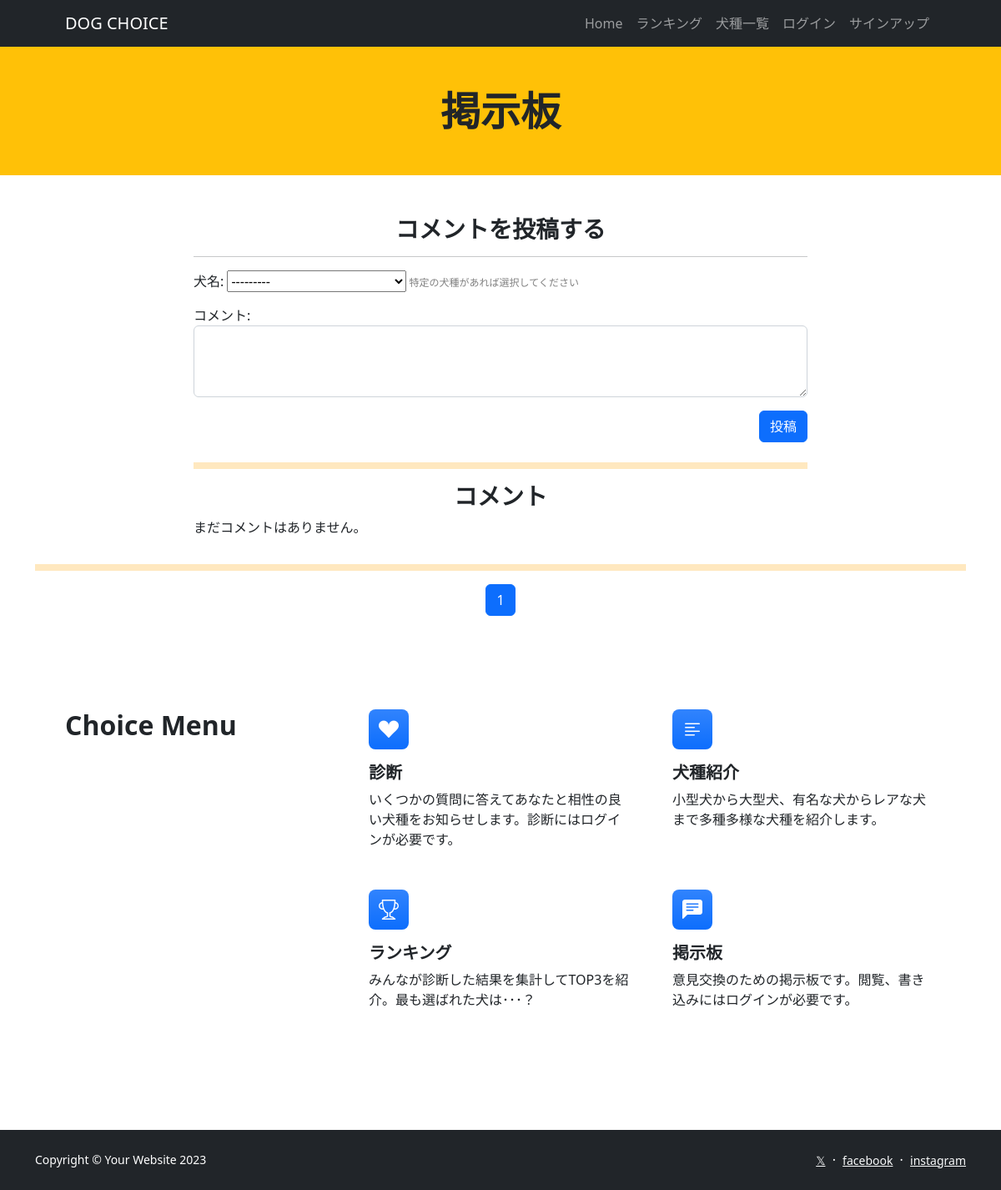
Before: /comment/ with the older database file.
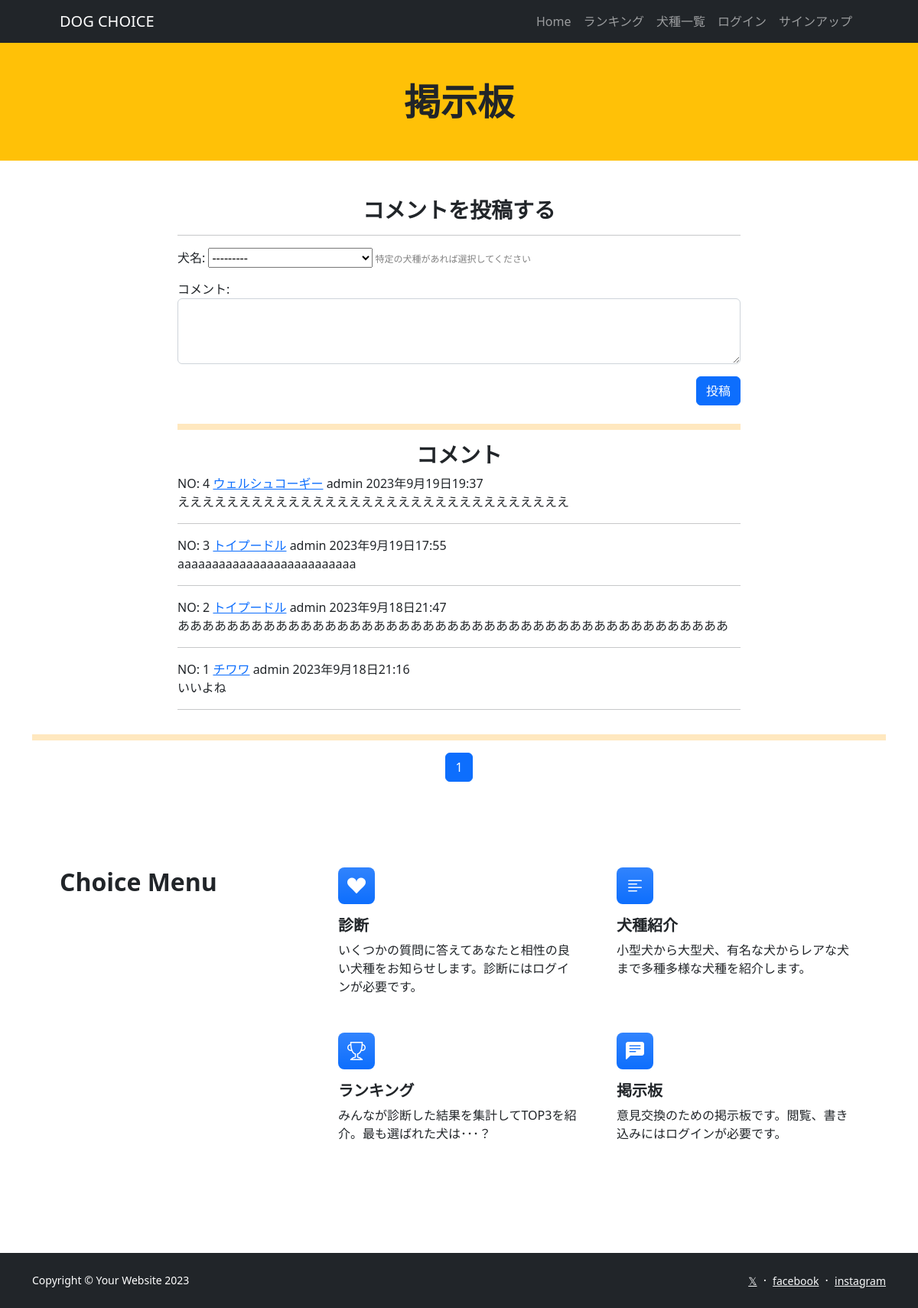
After: the same page with the newer database file.
### dogapp/models.py (models this page shows, shortened)
class Comment(models.Model):
    category = models.ForeignKey(Dogs, on_delete=models.CASCADE, verbose_name='犬名', related_name='comments', null=True, blank=True)
    user = models.ForeignKey(CustomUser, verbose_name='ユーザー', on_delete=models.CASCADE)
    comment_text = models.TextField(verbose_name='コメント')
    post_date = models.DateTimeField(auto_now_add=True)

class Dogs(models.Model):
    dog_name = models.CharField(verbose_name='犬名', max_length=200)
    image = models.ImageField(verbose_name='イメージ', upload_to='photos')
    comment = models.TextField(verbose_name='コメント',)
    def __str__(self):
        return self.dog_name

### accounts/models.py (models this page shows)
class CustomUser(AbstractUser):
    pass

### dogapp/views.py (the view, shortened to what this page needs)
# urls.py: path('comment/', views.CommentListView.as_view(), name='comment'),
class CommentListView(ListView):
    model = Comment
    template_name = 'comment.html'
    context_object_name = 'comments'
    ordering = ['-post_date']
    form_class = CommentForm
    paginate_by = 20
    def get_context_data(self, **kwargs):
        context = super().get_context_data(**kwargs)
        context['form'] = self.form_class()
        return context

### dogapp/forms.py
class CommentForm(ModelForm):
    class Meta:
        model = Comment
        fields = ['category', 'comment_text']
        widgets = {
            'category': forms.Select(attrs={'required': False}),
        }

### dogapp/templates/comment.html (shortened to what this page needs)
{% extends 'base.html' %}
{% load static %}
{% block header %}
<header class="bg-warning py-0">
    <div class="container px-5">
        <div class="row gx-5 align-items-center justify-content-center">
            <div class="col-lg-8 col-xl-7 col-xxl-6 text-center">
                <div class="my-5">
                    <h1 class="display-5 fw-bolder text-dark mb-2">掲示板</h1>
                </div>
            </div>
        </div>
    </div>
</header>
{% endblock %}
{% block contents %}
<div class="container mt-5">
    <div class="row justify-content-center">
        <div class="col-lg-8">
            <h3 class="display-7 fw-bolder text-dark mb-2 text-center">コメントを投稿する</h3>
            <hr>
            <form method="post" class="mb-4">
                <div class="mb-3">
                    {{ form.category.label_tag }}
                    {{ form.category }}<span class="small-text"> 特定の犬種があれば選択してください</span>
                </div>
                <div class="mb-3">
                    {{ form.comment_text.label_tag }}
                    <textarea name="comment_text" rows="3" class="form-control"></textarea>
                </div>
                <div class="mb-3">
                    <div class="d-flex justify-content-end">
                        <button type="submit" class="btn btn-primary">投稿</button>
                    </div>
                </div>
            </form>
            <hr style="border: 4px solid orange;">
            <h3 class="display-7 fw-bolder text-dark mb-2 text-center">コメント</h3>
            <div class="comment-list">
                {% for comment in comments %}
                <div class="comment-box">
                    <div class="comment-header">
                        <span class="comment-id">NO: {{ comment.id }}</span>
                        {% if comment.category %}
                        <a href="{% url 'dogapp:dog_detail' comment.category_id %}">{{ comment.category }}</a>
                        {% else %}
                        その他
                        {% endif %}
                        <span class="comment-user">{{ comment.user }}</span>
                        <span class="comment-date">{{ comment.post_date }}</span>
                    </div>
                    <div class="comment-text">
                        <p class="comment-text-large">
                          {{ comment.comment_text }}
                        </p>
                        <hr>
                    </div>
                </div>
                {% empty %}
                <p>まだコメントはありません。</p>
                {% endfor %}
            </div>
        </div>
    </div>
    <hr style="border: 4px solid orange;">
    {% include 'pagination.html' %}
</div>
{% endblock %}

Changed rows visible on the page:
added Comment: id "4", category "ウェルシュコーギー", user "admin", post_date "2023年9月19日19:37", comment_text "ええええええええええええええええええええええええええええええええ"
added Comment: id "3", category "トイプードル", user "admin", post_date "2023年9月19日17:55", comment_text "aaaaaaaaaaaaaaaaaaaaaaaaaa"
added Comment: id "2", category "トイプードル", user "admin", post_date "2023年9月18日21:47", comment_text "あああああああああああああああああああああああああああああああああああああああああああああ"
added Comment: id "1", category "チワワ", user "admin", post_date "2023年9月18日21:16", comment_text "いいよね"
Other visible differences:
text no longer shown: "まだコメントはありません。"
